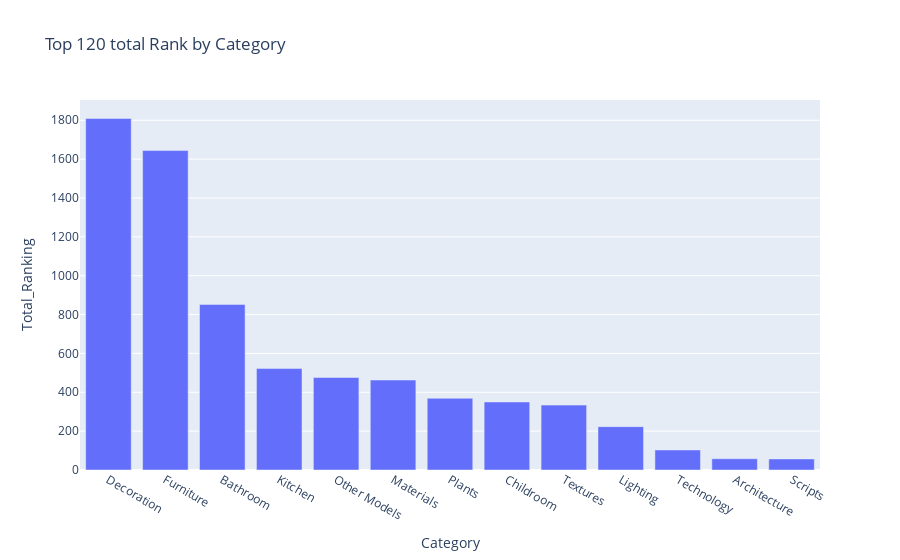

Source (notebook cell):
### Code cell
result_vis['Ranking'] = 121 - result_vis['N']

result_grouped_cat_ranking = result_vis.groupby(by=['Category'], as_index=False)['Ranking'].sum()
result_grouped_cat_ranking.columns = ['Category', 'Total_Ranking']
result_grouped_sort_ranking = result_grouped_cat_ranking.sort_values(by='Total_Ranking', ascending=False) # type: ignore

fig5 = px.bar(result_grouped_sort_ranking, x='Category', y='Total_Ranking', title='Top 120 total Rank by Category')
fig5.show()

### Figure 1 — Plotly figure (JSON) as saved in the notebook; plotly's stock layout.template omitted (floating-point values rounded to 4 significant figures)
{"data": [{"alignmentgroup": "True", "hovertemplate": "Category=%{x}<br>Total_Ranking=%{y}<extra></extra>", "legendgroup": "", "marker": {"color": "#636efa", "pattern": {"shape": ""}}, "name": "", "offsetgroup": "", "orientation": "v", "showlegend": false, "textposition": "auto", "type": "bar", "x": ["Decoration", "Furniture", "Bathroom", "Kitchen", "Other Models", "Materials", "Plants", "Childroom", "Textures", "Lighting", "Technology", "Architecture", "Scripts"], "xaxis": "x", "y": [1809, 1644, 852, 522, 476, 463, 369, 350, 334, 223, 103, 58, 57], "yaxis": "y"}], "layout": {"barmode": "relative", "legend": {"tracegroupgap": 0}, "title": {"text": "Top 120 total Rank by Category"}, "xaxis": {"anchor": "y", "domain": [0, 1], "title": {"text": "Category"}}, "yaxis": {"anchor": "x", "domain": [0, 1], "title": {"text": "Total_Ranking"}}}}
